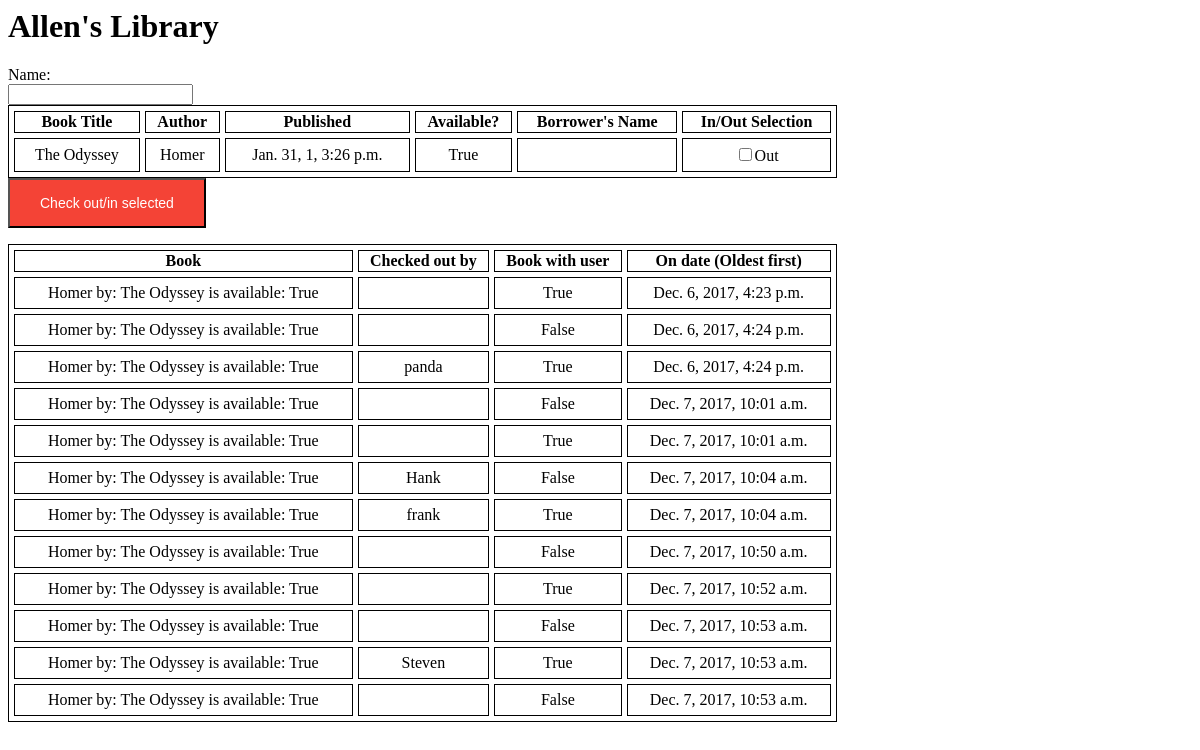
/library/, run on the app's committed database.
### library/models.py (models this page shows, shortened)
class Book(models.Model):
    book = models.CharField(max_length=100)
    author = models.CharField(max_length=60)
    available = models.BooleanField(default=True)
    published = models.DateTimeField()
    def __str__(self):
        return f'{self.author}  by: {self.book} is available: {self.available}'

class UserCheckout(models.Model):
    user = models.CharField(max_length=60)
    book = models.ForeignKey(Book, on_delete=models.CASCADE)
    checkout = models.BooleanField(default=False)
    timestamp = models.DateTimeField('Last Check In/Out:', auto_created=True)

### library/views.py (the view)
def index(request):
    library_books = Book.objects.all()
    books_checkedout = UserCheckout.objects.all()
    this_book = {'library_books': library_books,'books_checkedout':books_checkedout}
    return render(request, 'library/index.html', this_book)

### library/templates/library/index.html (shortened to what this page needs)
{% load static %}
<head>
    <link rel="stylesheet" type="text/css" href="{% static 'library/style.css' %}">
</head>
<body>
    <h1> Allen's Library </h1>
    <div>
        <div>Name:</div>
    </div>
    <form action="{% url 'library:savebook' %}" method="post">
        <input type="text" name="user_checkout"/>
        <table>
            <tr>
                <th>Book Title</th>
                <th>Author</th>
                <th>Published</th>
                <th>Available?</th>
                <th>Borrower's Name</th>
                <th>In/Out Selection</th>
            </tr>
            {% for this_book in library_books %}
            <tr>
                <td>{{ this_book.book }}</td>
                <td>{{ this_book.author }}</td>
                <td>{{ this_book.published }}</td>
                <td>{{ this_book.available }}</td>
                <td>{{ this_book.user }}</td>
                <td><input name="book{{this_book.id}}" type="checkbox" {% if not this_book.available %} checked {% endif %}/><label>Out</label></td>
            </tr>
            {% endfor %}
        </table>
        <button value="submit" class="big">Check out/in selected</button>
    </form>
      <table>
                <tr>
                    <th>Book</th>
                    <th>Checked out by</th>
                    <th>Book with user</th>
                    <th>On date (Oldest first)</th>
                </tr>
                {% for this_book in books_checkedout%}
                <tr>
                    <td>{{ this_book.book }}</td>
                    <td>{{ this_book.user }}</td>
                    <td>{{ this_book.checkout }}</td>
                    <td>{{ this_book.timestamp }}</td>
                </tr>
                {% endfor %}
            </table>
</body>

### library/static/library/style.css (style rules this page uses)
table { text-align:center; border-spacing: 5px; width: 70%; }
td { padding: 6px; }
table, th, td { border: 1px solid black; }
.big { background-color: #F44336; color: white; padding: 15px 30px; text-align: center; display: flex; font-size: 14px; }

### data on the page
Book: book "The Odyssey", author "Homer", published "Jan. 31, 1, 3:26 p.m.", available "True"
UserCheckout: book "Homer by: The Odyssey is available: True", checkout "True", timestamp "Dec. 6, 2017, 4:23 p.m."
UserCheckout: book "Homer by: The Odyssey is available: True", checkout "False", timestamp "Dec. 6, 2017, 4:24 p.m."
UserCheckout: book "Homer by: The Odyssey is available: True", user "panda", checkout "True", timestamp "Dec. 6, 2017, 4:24 p.m."
UserCheckout: book "Homer by: The Odyssey is available: True", checkout "False", timestamp "Dec. 7, 2017, 10:01 a.m."
UserCheckout: book "Homer by: The Odyssey is available: True", checkout "True", timestamp "Dec. 7, 2017, 10:01 a.m."
UserCheckout: book "Homer by: The Odyssey is available: True", user "Hank", checkout "False", timestamp "Dec. 7, 2017, 10:04 a.m."
UserCheckout: book "Homer by: The Odyssey is available: True", user "frank", checkout "True", timestamp "Dec. 7, 2017, 10:04 a.m."
UserCheckout: book "Homer by: The Odyssey is available: True", checkout "False", timestamp "Dec. 7, 2017, 10:50 a.m."
UserCheckout: book "Homer by: The Odyssey is available: True", checkout "True", timestamp "Dec. 7, 2017, 10:52 a.m."
UserCheckout: book "Homer by: The Odyssey is available: True", checkout "False", timestamp "Dec. 7, 2017, 10:53 a.m."
UserCheckout: book "Homer by: The Odyssey is available: True", user "Steven", checkout "True", timestamp "Dec. 7, 2017, 10:53 a.m."
UserCheckout: book "Homer by: The Odyssey is available: True", checkout "False", timestamp "Dec. 7, 2017, 10:53 a.m."
